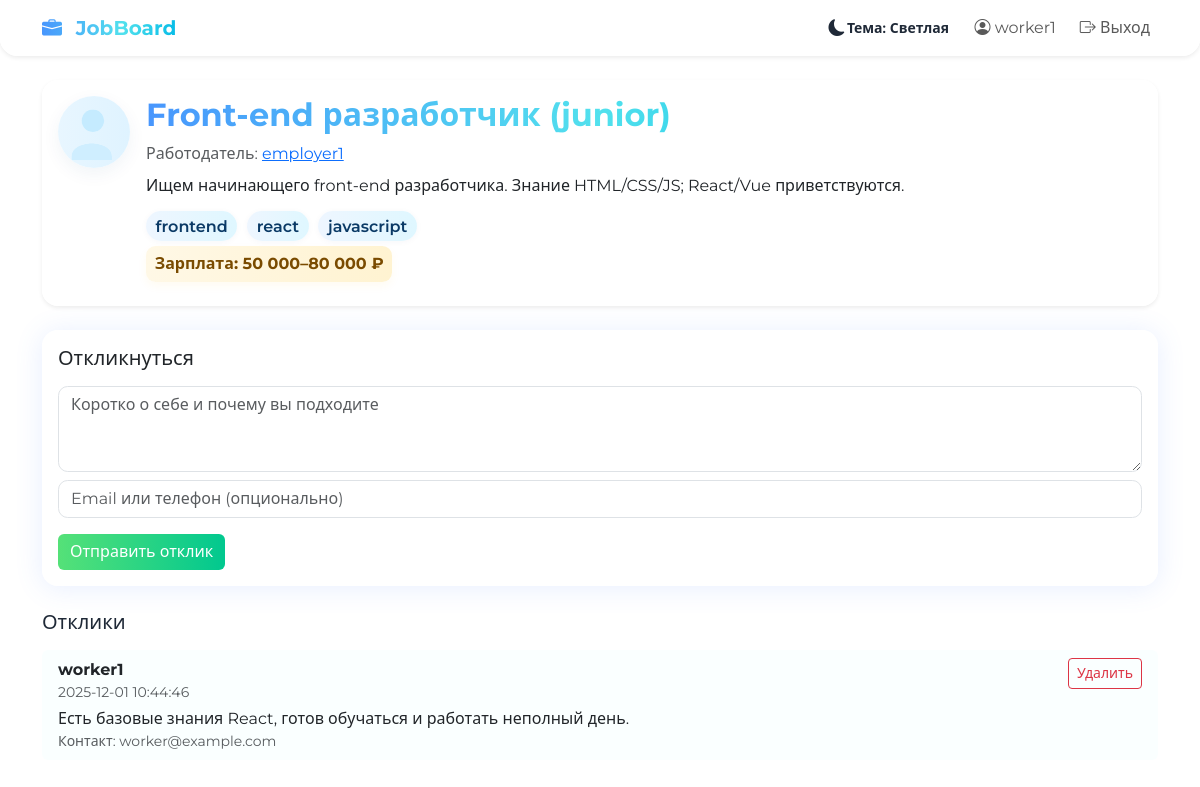
The page /job/3 (signed in) on the database its author committed.
### tables this page shows
CREATE TABLE users (
    id INTEGER PRIMARY KEY AUTOINCREMENT,
    username TEXT UNIQUE NOT NULL,
    password TEXT NOT NULL,
    is_employer INTEGER DEFAULT 0,
    email TEXT,
    avatar TEXT,
    about TEXT
);

CREATE TABLE jobs (
    id INTEGER PRIMARY KEY AUTOINCREMENT,
    author_id INTEGER,
    title TEXT NOT NULL,
    description TEXT NOT NULL,
    tags TEXT,
    salary TEXT,
    created TIMESTAMP DEFAULT CURRENT_TIMESTAMP,
    FOREIGN KEY (author_id) REFERENCES users(id)
);

CREATE TABLE responses (
    id INTEGER PRIMARY KEY AUTOINCREMENT,
    job_id INTEGER,
    user_id INTEGER,
    text TEXT,
    contact TEXT,
    created TIMESTAMP DEFAULT CURRENT_TIMESTAMP,
    FOREIGN KEY (job_id) REFERENCES jobs(id),
    FOREIGN KEY (user_id) REFERENCES users(id)
);

### app.py (the view)
@app.route('/job/<int:job_id>', methods=['GET'])
def job_detail(job_id):
    job = query_db("SELECT jobs.*, users.username AS author, users.avatar AS author_avatar, users.id AS author_id "
                   "FROM jobs LEFT JOIN users ON jobs.author_id = users.id WHERE jobs.id = ?", (job_id,), one=True)
    if not job:
        abort(404)
    responses = query_db("SELECT responses.*, users.username as user_name FROM responses LEFT JOIN users ON responses.user_id = users.id WHERE job_id = ? ORDER BY responses.created DESC", (job_id,))
    return render_template('job_detail.html', job=job, responses=responses)

### app.py (called while the page is built)
def get_db():
    db = getattr(g, '_database', None)
    if db is None:
        db = g._database = sqlite3.connect(app.config['DATABASE'])
        db.row_factory = sqlite3.Row
    return db

@app.teardown_appcontext
def close_connection(exception):
    db = getattr(g, '_database', None)
    if db is not None:
        db.close()

def query_db(query, args=(), one=False):
    cur = get_db().execute(query, args)
    rv = cur.fetchall()
    cur.close()
    return (rv[0] if rv else None) if one else rv

def current_user():
    if 'user_id' in session:
        return query_db('SELECT * FROM users WHERE id = ?', (session['user_id'],), one=True)
    return None

@app.context_processor
def inject_user():
    return {'user': current_user()}

### templates/job_detail.html (shortened to what this page needs)
{% extends 'base.html' %}
{% block content %}
<div class="card shadow-sm bg-glass mb-4">
  <div class="card-body">
    <div class="d-flex align-items-start">
      <div class="me-3">
        <img src="{{ job['author_avatar'] or url_for('static', filename='avatar-default.svg') }}" alt="avatar" width="72" class="rounded-circle avatar-img">
      </div>
      <div>
        <h2 class="text-gradient">{{ job['title'] }}</h2>
        <div class="text-muted mb-2">Работодатель: <a href="{{ url_for('profile', username=job['author']) }}">{{ job['author'] or 'Аноним' }}</a></div>
        <p class="fs-6">{{ job['description'] }}</p>
        {% if job['tags'] %}
          <div class="mb-2">
            {% for t in job['tags'].split(',') %}
              <span class="badge-job">{{ t.strip() }}</span>
            {% endfor %}
          </div>
        {% endif %}
        {% if job['salary'] %}<div class="mb-2"><span class="salary-pill">Зарплата: {{ job['salary'] }}</span></div>{% endif %}
      </div>
    </div>
  </div>
</div>
{% if user %}
<div class="card mb-4 bg-glass">
  <div class="card-body">
    <form method="post" action="{{ url_for('respond', job_id=job['id']) }}">
      <h5 class="mb-3">Откликнуться</h5>
      <textarea name="text" class="form-control mb-2" rows="3" placeholder="Коротко о себе и почему вы подходите" required></textarea>
      <input name="contact" class="form-control mb-3" placeholder="Email или телефон (опционально)">
      <button class="btn btn-success">Отправить отклик</button>
    </form>
  </div>
</div>
{% else %}
  <div class="alert alert-info">Войдите, чтобы откликнуться на вакансию.</div>
{% endif %}
{% if responses %}
  <h5 class="mb-3">Отклики</h5>
  <ul class="list-group">
    {% for r in responses %}
      <li class="list-group-item d-flex justify-content-between align-items-start">
        <div>
          <strong>{{ r['user_name'] or 'Аноним' }}</strong>
          <div class="small text-muted">{{ r['created'] }}</div>
          <div class="mt-1">{{ r['text'] }}</div>
          {% if r['contact'] %}<div class="small text-muted">Контакт: {{ r['contact'] }}</div>{% endif %}
        </div>
        <div class="ms-3">
          {% if user and (user['id']==r['user_id'] or user['id']==job['author_id']) %}
            <form method="post" action="{{ url_for('del_response', resp_id=r['id']) }}" onsubmit="return confirm('Удалить отклик?')">
              <button class="btn btn-sm btn-outline-danger">Удалить</button>
            </form>
          {% endif %}
        </div>
      </li>
    {% endfor %}
  </ul>
{% endif %}
{% endblock %}

### templates/base.html (shortened to what this page needs)
<!DOCTYPE html>
<html lang="ru">
<head>
    <link href="https://cdn.jsdelivr.net/npm/bootstrap@5.3.2/dist/css/bootstrap.min.css" rel="stylesheet">
    <link href="https://cdn.jsdelivr.net/npm/bootstrap-icons@1.11.1/font/bootstrap-icons.css" rel="stylesheet">
    <link href="https://cdnjs.cloudflare.com/ajax/libs/animate.css/4.1.1/animate.min.css" rel="stylesheet">
    <link href="{{ url_for('static', filename='style.css') }}" rel="stylesheet">
</head>
<body class="gradient-bg">
<nav class="navbar navbar-expand-lg bg-glass shadow-sm mb-4">
    <div class="container">
        <a class="navbar-brand fw-bold text-gradient" href="{{ url_for('index') }}"><i class="bi bi-briefcase-fill me-2"></i> JobBoard</a>
        <div class="collapse navbar-collapse" id="navMenu">
            <ul class="navbar-nav ms-auto align-items-center">
                <li class="nav-item me-2 d-flex align-items-center">
                    <button id="theme-toggle" class="btn theme-toggle-btn d-flex align-items-center" title="Переключить тему" aria-label="Toggle theme">
                        <i id="theme-toggle-icon" class="bi bi-moon-fill me-2"></i>
                        <span id="theme-toggle-label" class="small">Тема: Светлая</span>
                    </button>
                </li>
                {% if user %}
                    <li class="nav-item me-2"><a class="nav-link" href="{{ url_for('profile', username=user['username']) }}"><i class="bi bi-person-circle"></i> {{ user['username'] }}</a></li>
                    <li class="nav-item"><a class="nav-link" href="{{ url_for('logout') }}"><i class="bi bi-box-arrow-right"></i> Выход</a></li>
                {% else %}
                    <li class="nav-item"><a class="nav-link" href="{{ url_for('login') }}"><i class="bi bi-box-arrow-in-right"></i> Вход</a></li>
                    <li class="nav-item"><a class="nav-link" href="{{ url_for('register') }}"><i class="bi bi-person-plus"></i> Регистрация</a></li>
                {% endif %}
            </ul>
        </div>
    </div>
</nav>
<div class="container pb-5">
    {% block content %}{% endblock %}
</div>
</body>
</html>

### static/style.css (style rules this page uses)
:root { --bg-gradient-1: #438cff; --bg-gradient-2: #37bbff; --bg-gradient-3: #e0f4ff; --text-default: #1f2937; --glass-bg: rgba(255,255,255,0.96); --card-radius: 1.1rem; --card-shadow: 0 2px 28px rgba(86,132,255,0.14); --primary-1: #4896fd; --primary-2: #52e1ed; --accent: #07bce7; --success-1: #55e178; --success-2: #01c88f; }
body { font-family: 'Montserrat', 'Segoe UI', Arial, sans-serif; background: linear-gradient(120deg,var(--bg-gradient-1) 0%, var(--bg-gradient-2) 60%, var(--bg-gradient-3) 100%); min-height: 100vh; color: var(--text-default); }
.gradient-bg { background: none !important; }
.bg-glass { background: var(--glass-bg) !important; border-radius: var(--card-radius); box-shadow: var(--card-shadow); backdrop-filter: blur(4px); }
.navbar { border-radius: 0 0 1.1rem 1.1rem; margin-bottom: 1.5rem; }
.card { border: none; border-radius: 1rem; }
.text-gradient { background: linear-gradient(90deg,var(--primary-1),var(--primary-2) 60%,var(--accent) 100%); -webkit-background-clip: text; background-clip: text; color: transparent; font-weight: 700; }
input.form-control, textarea.form-control { border-radius: .6rem; }
.btn-success { background: linear-gradient(90deg,var(--success-1),var(--success-2)); border: none; }
.list-group-item { background: rgba(250,255,255,0.95); border: none; }
.badge-job { background: linear-gradient(90deg,#eef6ff,#dff7ff); color: #0b3a66; border-radius: 999px; padding: .35rem .6rem; font-weight: 600; box-shadow: 0 1px 6px rgba(5,45,90,0.04); margin-right: .35rem; }
.salary-pill { display:inline-block; background: linear-gradient(90deg,#fff8e6,#fff3d1); color:#7a4b00; padding:.35rem .55rem; border-radius: .6rem; font-weight:700; box-shadow: 0 4px 10px rgba(250,180,20,0.06); }
.card { transition: transform .22s ease, box-shadow .22s ease; }
.badge-job { transition: transform .18s ease, box-shadow .18s ease, opacity .18s ease; cursor:default; }
img.avatar-img { width:72px; height:72px; object-fit:cover; transition: transform .18s ease, box-shadow .18s ease; box-shadow: 0 6px 18px rgba(7,62,120,0.06); }
.theme-toggle-btn { border: none; background: transparent; color: inherit; }
.theme-toggle-btn .bi { font-size: 1.05rem; vertical-align: middle; }
.theme-toggle-btn { padding: .25rem .6rem; border-radius: .6rem; background: rgba(255,255,255,0.04); }
#theme-toggle-icon { transition: transform .35s ease; display:inline-block; }
.theme-toggle-btn .small { font-weight:600; margin-left: .1rem; }

### rows shown on the page
users: username "worker1"
users: username "employer1"
jobs: description "Ищем начинающего front-end разработчика. Знание HTML/CSS/JS; React/Vue приветствуются.", salary "50 000–80 000 ₽"
responses: username "worker1", created "2025-12-01 10:44:46", text "Есть базовые знания React, готов обучаться и работать неполный день.", contact "worker@example.com"

### other values the page prints
{{ t.strip() }} "frontend" "react" "javascript"
